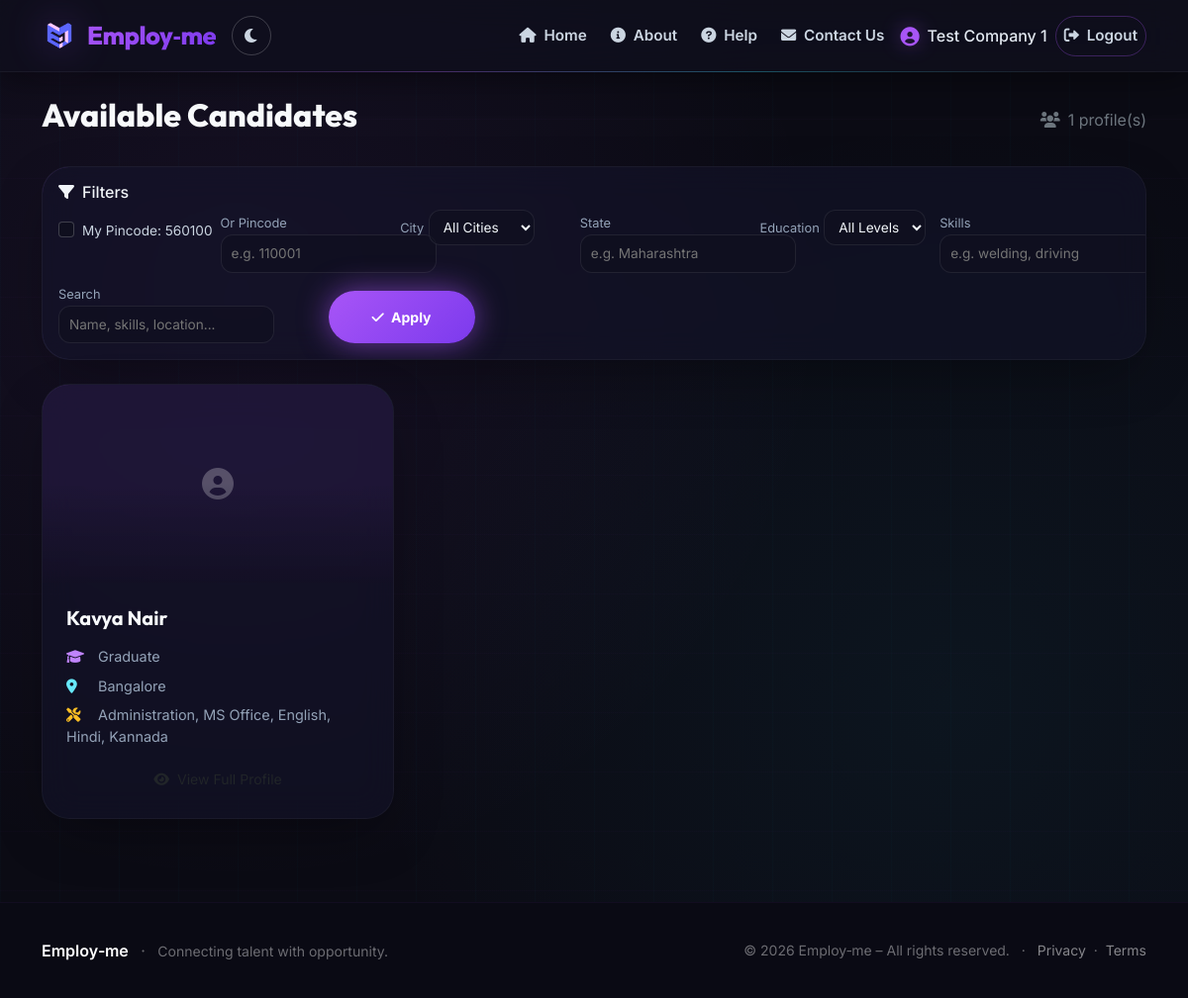
The app's page /hire (signed in) with its own data.
### models.py (models this page shows)
class User(UserMixin, db.Model):
    id = db.Column(db.Integer, primary_key=True)
    email = db.Column(db.String(120), unique=True, nullable=False)
    password_hash = db.Column(db.String(128), nullable=False)
    role = db.Column(db.String(20), nullable=False)  # 'jobseeker' or 'employer'
    name = db.Column(db.String(100), nullable=False)
    created_at = db.Column(db.DateTime, default=datetime.utcnow)
    profile = db.relationship('JobSeekerProfile', backref='user', uselist=False,
                              cascade='all, delete-orphan')
    employer_profile = db.relationship('EmployerProfile', backref='user', uselist=False,
                                       cascade='all, delete-orphan')

class EmployerProfile(db.Model):
    id = db.Column(db.Integer, primary_key=True)
    user_id = db.Column(db.Integer, db.ForeignKey('user.id'), unique=True, nullable=False)
    business_name = db.Column(db.String(150), nullable=False)
    business_address = db.Column(db.String(300), nullable=False)
    gst_number = db.Column(db.String(30), nullable=False)
    business_type = db.Column(db.String(100), nullable=False)
    contact_person_name = db.Column(db.String(100), nullable=False)
    contact_person_phone = db.Column(db.String(15), nullable=False)
    city = db.Column(db.String(100), nullable=False, default='')
    state = db.Column(db.String(100), nullable=False, default='')
    pincode = db.Column(db.String(10), nullable=False, default='')
    dob = db.Column(db.Date, nullable=False, default=date.today)
    verified = db.Column(db.Boolean, default=False, nullable=False)
    profile_pic = db.Column(db.String(200))   # business profile picture
    payment_status = db.Column(db.String(20), default='failed', nullable=False)
    latitude = db.Column(db.Float, nullable=True)
    longitude = db.Column(db.Float, nullable=True)
    created_at = db.Column(db.DateTime, default=datetime.utcnow)

class JobSeekerProfile(db.Model):
    id = db.Column(db.Integer, primary_key=True)
    user_id = db.Column(db.Integer, db.ForeignKey('user.id'), unique=True, nullable=False)
    first_name = db.Column(db.String(50), nullable=False)
    middle_name = db.Column(db.String(50), nullable=True)
    last_name = db.Column(db.String(50), nullable=False)
    dob = db.Column(db.Date, nullable=False)
    gender = db.Column(db.String(10), nullable=False)
    address = db.Column(db.String(300), nullable=False)
    pincode = db.Column(db.String(10), nullable=False)
    mobile = db.Column(db.String(15), nullable=False)
    father_husband_name = db.Column(db.String(100), nullable=False)
    education_level = db.Column(db.String(20), nullable=False)
    education_other = db.Column(db.String(100), nullable=True)
    preferred_location1 = db.Column(db.String(100), nullable=False)
    preferred_location2 = db.Column(db.String(100), nullable=True)
    preferred_location3 = db.Column(db.String(100), nullable=True)
    employment_type = db.Column(db.String(20), nullable=False)
    skills = db.Column(db.Text, nullable=True)
    city = db.Column(db.String(100), nullable=False)
    state = db.Column(db.String(100), nullable=False)
    profile_pic = db.Column(db.String(200))
    aadhar_card = db.Column(db.String(200))
    payment_status = db.Column(db.String(20), default='failed', nullable=False)
    created_at = db.Column(db.DateTime, default=datetime.utcnow)
    verified = db.Column(db.Boolean, default=False, nullable=False)

### app.py (the view, shortened to what this page needs)
@app.route('/hire')
@login_required
@role_required('employer')
@payment_required
def hire_dashboard():
    employer_profile = EmployerProfile.query.filter_by(user_id=current_user.id).first()
    if not employer_profile:
        flash('Please complete your business profile first.', 'warning')
        return redirect(url_for('employer_profile'))
    if not employer_profile.verified:
        return redirect(url_for('verification_pending'))
    use_pincode = request.args.get('use_pincode')  # checkbox: "1" if checked
    pincode_value = employer_profile.pincode if employer_profile else ''
    pincode_filter = request.args.get('pincode', '').strip()  # manual pincode input
    city_filter = request.args.get('city', '').strip()
    state_filter = request.args.get('state', '').strip()
    education_filter = request.args.get('education', '').strip()
    skills_keyword = request.args.get('skills', '').strip()
    search = request.args.get('search', '').strip()
    query = JobSeekerProfile.query.filter_by(verified=True)
    if use_pincode and pincode_value:
        query = query.filter(JobSeekerProfile.pincode == pincode_value)
    elif pincode_filter:
        query = query.filter(JobSeekerProfile.pincode == pincode_filter)
    if city_filter:
        query = query.filter(JobSeekerProfile.city == city_filter)
    if state_filter:
        query = query.filter(JobSeekerProfile.state.ilike(f'%{state_filter}%'))
    if education_filter:
        query = query.filter(JobSeekerProfile.education_level == education_filter)
    if skills_keyword:
        query = query.filter(JobSeekerProfile.skills.ilike(f'%{skills_keyword}%'))
    profiles = query.all()
    all_cities = sorted([
        c[0] for c in db.session.query(JobSeekerProfile.city)
        .filter(JobSeekerProfile.verified == True)
        .distinct().all()
    ])
    all_education_levels = sorted([
        e[0] for e in db.session.query(JobSeekerProfile.education_level)
        .filter(JobSeekerProfile.verified == True)
        .distinct().all()
    ])
    return render_template(
        'hire_dashboard.html',
        profiles=profiles,
        all_cities=all_cities,
        all_education_levels=all_education_levels,
        use_pincode=use_pincode,
        pincode_filter=pincode_filter,
        employer_pincode=pincode_value,
        city_filter=city_filter,
        state_filter=state_filter,
        education_filter=education_filter,
        skills_keyword=skills_keyword,
        search=search
    )

### templates/hire_dashboard.html (shortened to what this page needs)
{% extends "base.html" %}
{% block content %}
    <div class="d-flex justify-content-between align-items-center mb-4">
        <h2 style="font-family: var(--font-display); font-weight: 800; color: #F8FAFC;">Available Candidates</h2>
        <span class="text-secondary"><i class="fas fa-users me-2"></i>{{ profiles|length }} profile(s)</span>
    </div>
    <div class="card-modern p-3 mb-4">
        <div class="d-flex justify-content-between align-items-center mb-2">
            <h6 class="mb-0 text-primary-light"><i class="fas fa-filter me-2"></i>Filters</h6>
        </div>
        <form method="GET" action="{{ url_for('hire_dashboard') }}" class="row g-2">
            <div class="col-auto">
                <div class="form-check form-check-dark mt-2">
                    <input class="form-check-input" type="checkbox" name="use_pincode" value="1" id="use_pincode"
                           {% if use_pincode %}checked{% endif %}>
                    <label class="form-check-label" for="use_pincode">My Pincode: {{ employer_pincode }}</label>
                </div>
            </div>
            <div class="col-md-2">
                <label class="form-label-custom small">Or Pincode</label>
                <input type="text" class="form-control-dark" name="pincode" placeholder="e.g. 110001"
                       value="{{ pincode_filter }}">
            </div>
            <div class="col-md-2">
                <label class="form-label-custom small">City</label>
                <select class="form-select-dark" name="city">
                    <option value="">All Cities</option>
                </select>
            </div>
            <div class="col-md-2">
                <label class="form-label-custom small">State</label>
                <input type="text" class="form-control-dark" name="state" placeholder="e.g. Maharashtra"
                       value="{{ state_filter }}">
            </div>
            <div class="col-md-2">
                <label class="form-label-custom small">Education</label>
                <select class="form-select-dark" name="education">
                    <option value="">All Levels</option>
                </select>
            </div>
            <div class="col-md-2">
                <label class="form-label-custom small">Skills</label>
                <input type="text" class="form-control-dark" name="skills" placeholder="e.g. welding, driving"
                       value="{{ skills_keyword }}">
            </div>
            <div class="col-md-3">
                <label class="form-label-custom small">Search</label>
                <input type="text" class="form-control-dark" name="search" placeholder="Name, skills, location..."
                       value="{{ search }}">
            </div>
            <div class="col-auto d-flex align-items-end">
                <button type="submit" class="btn btn-primary-gradient btn-sm">
                    <i class="fas fa-check me-1"></i> Apply
                </button>
            </div>
        </form>
    </div>
    <div class="row">
        {% for p in profiles %}
        <div class="col-md-6 col-lg-4 mb-4">
            <div class="card-modern p-0 overflow-hidden h-100">
                <div class="position-relative" style="height: 200px; overflow: hidden;">
                    {% if p.profile_pic %}
                        <img src="{{ url_for('static', filename='uploads/' + p.profile_pic) }}"
                             alt="{{ p.first_name }}"
                             class="w-100 h-100"
                             style="object-fit: cover; transition: transform 0.4s ease;">
                    {% else %}
                        <div class="w-100 h-100 d-flex align-items-center justify-content-center"
                             style="background: rgba(168, 85, 247, 0.08); color: rgba(255,255,255,0.25); font-size: 2rem;">
                            <i class="fas fa-user-circle"></i>
                        </div>
                    {% endif %}
                    <div class="position-absolute top-0 start-0 w-100 h-100"
                         style="background: linear-gradient(to top, rgba(12,12,25,0.6) 0%, transparent 50%); pointer-events: none;"></div>
                </div>
                <div class="p-4">
                    <h5 class="card-title" style="font-family: var(--font-display); font-weight: 700; color: #F8FAFC;">
                        {{ p.first_name }} {{ p.last_name }}
                    </h5>
                    <ul class="list-unstyled mt-3 mb-3" style="font-size: 0.9rem; color: #94A3B8;">
                        <li class="mb-2">
                            <i class="fas fa-graduation-cap me-2" style="color: var(--primary-light); width: 20px;"></i>
                            {{ p.education_level }}{% if p.education_other %} - {{ p.education_other }}{% endif %}
                        </li>
                        <li class="mb-2">
                            <i class="fas fa-map-marker-alt me-2" style="color: var(--employer-light); width: 20px;"></i>
                            {{ p.preferred_location1 }}
                        </li>
                        <li class="mb-2">
                            <i class="fas fa-tools me-2" style="color: var(--accent-gold); width: 20px;"></i>
                            {{ p.skills[:80] if p.skills else 'N/A' }}{% if p.skills and p.skills|length > 80 %}...{% endif %}
                        </li>
                    </ul>
                    <a href="{{ url_for('view_profile', profile_id=p.id) }}" class="btn btn-soft-primary btn-sm w-100">
                        <i class="fas fa-eye me-2"></i>View Full Profile
                    </a>
                </div>
            </div>
        </div>
        {% else %}
        <div class="col-12">
            <div class="alert-modern alert-info text-center py-4">
                <i class="fas fa-info-circle me-2"></i> No jobseeker profiles match your filters.
            </div>
        </div>
        {% endfor %}
    </div>
{% endblock %}

### templates/base.html (shortened to what this page needs)
<!DOCTYPE html>
<html lang="en">
<head>
    <link href="https://cdn.jsdelivr.net/npm/bootstrap@5.3.0-alpha1/dist/css/bootstrap.min.css" rel="stylesheet" />
    <link rel="stylesheet" href="https://cdnjs.cloudflare.com/ajax/libs/font-awesome/6.0.0/css/all.min.css" />
</head>
<body>
    <nav class="navbar navbar-expand-lg navbar-custom sticky-top">
        <div class="container">
            <a class="navbar-brand" href="{{ url_for('index') }}">
                <img src="{{ url_for('static', filename='images/logo.png') }}" alt="Employ-me logo" />
                <span>Employ‑me</span>
            </a>
            <div class="d-flex align-items-center gap-2">
                <button class="theme-toggle-btn" id="themeToggle" aria-label="Toggle light/dark theme">
                    <i class="fas fa-moon" id="themeIcon"></i>
                </button>
            </div>
            <div class="collapse navbar-collapse" id="navbarNav">
                <ul class="navbar-nav ms-auto align-items-lg-center gap-1 gap-lg-2">
                    <li class="nav-item">
                        <a class="nav-link" href="{{ url_for('index') }}">
                            <i class="fas fa-home me-1"></i> Home
                        </a>
                    </li>
                    <li class="nav-item">
                        <a class="nav-link" href="{{ url_for('about') }}">
                            <i class="fas fa-info-circle me-1"></i> About
                        </a>
                    </li>
                    <li class="nav-item">
                        <a class="nav-link" href="{{ url_for('help') }}">
                            <i class="fas fa-question-circle me-1"></i> Help
                        </a>
                    </li>
                    <li class="nav-item">
                        <a class="nav-link" href="{{ url_for('contact') }}">
                            <i class="fas fa-envelope me-1"></i> Contact Us
                        </a>
                    </li>
                    {% if current_user.is_authenticated %}
                        <li class="nav-item">
                            <span class="navbar-text">
                                <i class="fas fa-user-circle"></i>
                                {{ current_user.name }}
                            </span>
                        </li>
                        <li class="nav-item">
                            <a class="nav-link btn-outline-custom" href="{{ url_for('logout') }}">
                                <i class="fas fa-sign-out-alt me-1"></i> Logout
                            </a>
                        </li>
                    {% endif %}
                </ul>
            </div>
        </div>
    </nav>
    <main>
        <div class="container my-4">
            {% block content %}{% endblock %}
        </div>
    </main>
    <footer class="footer-custom">
        <div class="container">
            <div class="row align-items-center">
                <div class="col-md-6 text-center text-md-start">
                    <span class="fw-semibold text-white">Employ‑me</span>
                    <span class="mx-2">·</span>
                    <span class="small">Connecting talent with opportunity.</span>
                </div>
                <div class="col-md-6 text-center text-md-end small">
                    &copy; 2026 Employ‑me – All rights reserved.
                    <span class="mx-2">·</span>
                    <a href="#" class="text-white-50" data-bs-toggle="modal" data-bs-target="#footerPrivacyModal">Privacy</a>
                    <span class="mx-1">·</span>
                    <a href="#" class="text-white-50" data-bs-toggle="modal" data-bs-target="#footerTermsModal">Terms</a>
                </div>
            </div>
        </div>
    </footer>
</body>
</html>

### records on screen
User: name "Test Company 1"
EmployerProfile: pincode "560100"
JobSeekerProfile: first_name "Kavya", last_name "Nair", education_level "Graduate", preferred_location1 "Bangalore", skills "Administration, MS Office, English, Hindi, Kannada"

### other values on screen
{{ profiles|length }} "1"
